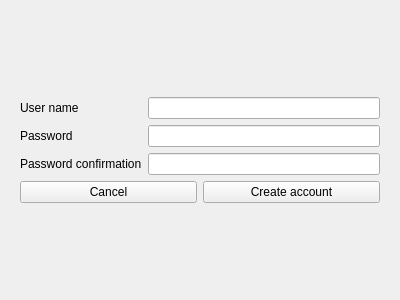
<?xml version="1.0" encoding="UTF-8"?>
<ui version="4.0">
 <class>Dialog</class>
 <widget class="QDialog" name="Dialog">
  <property name="geometry">
   <rect>
    <x>0</x>
    <y>0</y>
    <width>400</width>
    <height>300</height>
   </rect>
  </property>
  <property name="windowTitle">
   <string>Dialog</string>
  </property>
  <layout class="QVBoxLayout" name="verticalLayout">
   <item>
    <widget class="QStackedWidget" name="stackedWidget">
     <property name="currentIndex">
      <number>1</number>
     </property>
     <widget class="QWidget" name="page">
      <layout class="QVBoxLayout" name="verticalLayout_5">
       <item>
        <layout class="QVBoxLayout" name="verticalLayout_4">
         <item>
          <layout class="QHBoxLayout" name="horizontalLayout">
           <item>
            <layout class="QVBoxLayout" name="verticalLayout_2">
             <item>
              <widget class="QLabel" name="label">
               <property name="text">
                <string>User name</string>
               </property>
              </widget>
             </item>
             <item>
              <widget class="QLabel" name="label_2">
               <property name="text">
                <string>Password</string>
               </property>
              </widget>
             </item>
            </layout>
           </item>
           <item>
            <layout class="QVBoxLayout" name="verticalLayout_3">
             <item>
              <widget class="QLineEdit" name="lineEdit"/>
             </item>
             <item>
              <widget class="QLineEdit" name="lineEdit_2"/>
             </item>
            </layout>
           </item>
          </layout>
         </item>
         <item>
          <layout class="QHBoxLayout" name="horizontalLayout_2">
           <item>
            <widget class="QPushButton" name="pushButton_3">
             <property name="text">
              <string>Cancel</string>
             </property>
            </widget>
           </item>
           <item>
            <widget class="QPushButton" name="pushButton_2">
             <property name="text">
              <string>Create account</string>
             </property>
            </widget>
           </item>
           <item>
            <widget class="QPushButton" name="pushButton">
             <property name="text">
              <string>Login</string>
             </property>
            </widget>
           </item>
          </layout>
         </item>
        </layout>
       </item>
      </layout>
     </widget>
     <widget class="QWidget" name="page_2">
      <layout class="QVBoxLayout" name="verticalLayout_9">
       <item>
        <layout class="QVBoxLayout" name="verticalLayout_8">
         <item>
          <layout class="QHBoxLayout" name="horizontalLayout_4">
           <item>
            <layout class="QVBoxLayout" name="verticalLayout_6">
             <item>
              <widget class="QLabel" name="label_3">
               <property name="text">
                <string>User name</string>
               </property>
              </widget>
             </item>
             <item>
              <widget class="QLabel" name="label_4">
               <property name="text">
                <string>Password</string>
               </property>
              </widget>
             </item>
             <item>
              <widget class="QLabel" name="label_5">
               <property name="text">
                <string>Password confirmation</string>
               </property>
              </widget>
             </item>
            </layout>
           </item>
           <item>
            <layout class="QVBoxLayout" name="verticalLayout_7">
             <item>
              <widget class="QLineEdit" name="lineEdit_3"/>
             </item>
             <item>
              <widget class="QLineEdit" name="lineEdit_4"/>
             </item>
             <item>
              <widget class="QLineEdit" name="lineEdit_5"/>
             </item>
            </layout>
           </item>
          </layout>
         </item>
         <item>
          <layout class="QHBoxLayout" name="horizontalLayout_3">
           <item>
            <widget class="QPushButton" name="pushButton_5">
             <property name="text">
              <string>Cancel</string>
             </property>
            </widget>
           </item>
           <item>
            <widget class="QPushButton" name="pushButton_4">
             <property name="text">
              <string>Create account</string>
             </property>
            </widget>
           </item>
          </layout>
         </item>
        </layout>
       </item>
      </layout>
     </widget>
    </widget>
   </item>
  </layout>
 </widget>
 <resources/>
 <connections/>
</ui>
